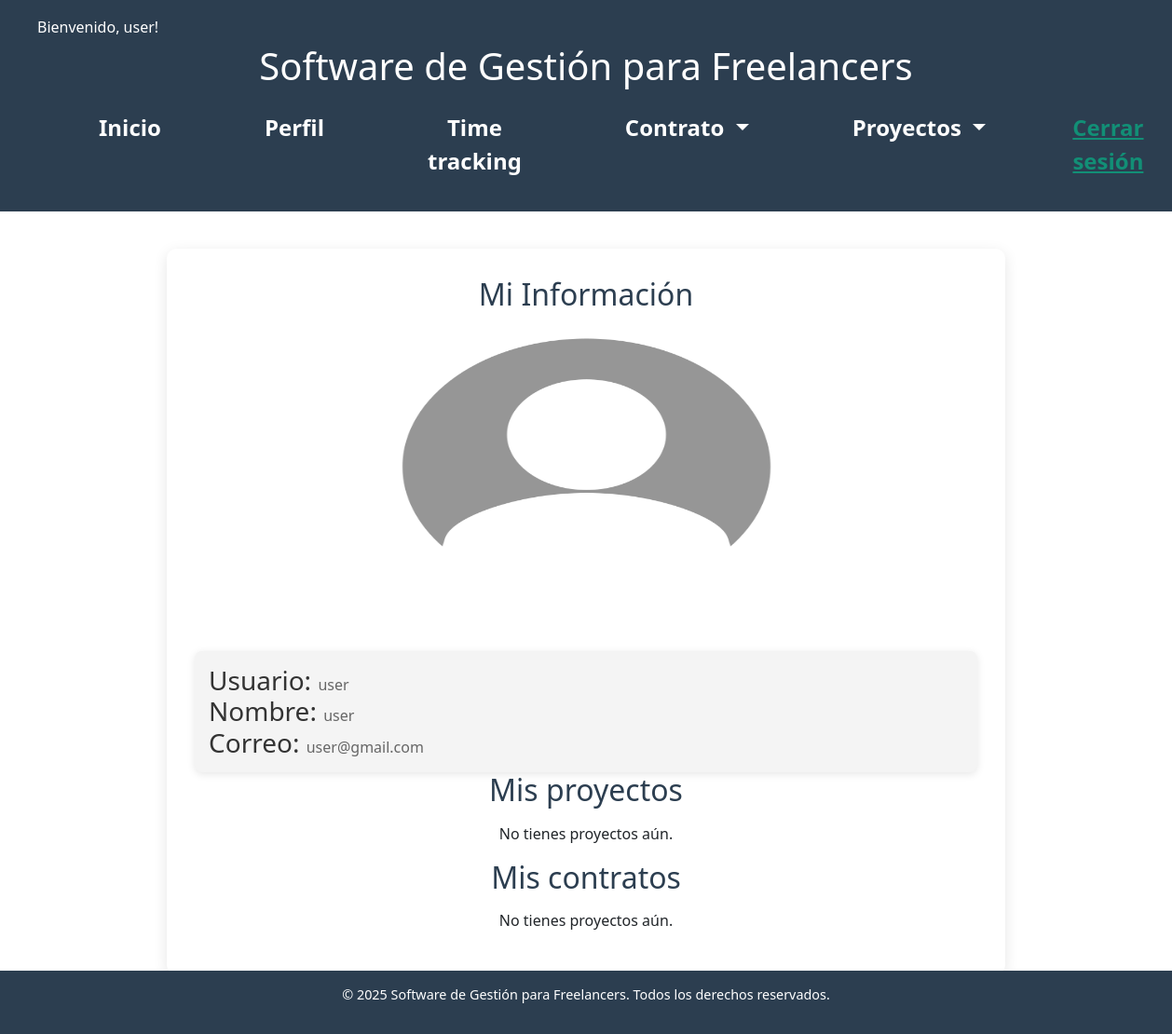
The page /perfil/ (signed in) on the database as committed earlier.
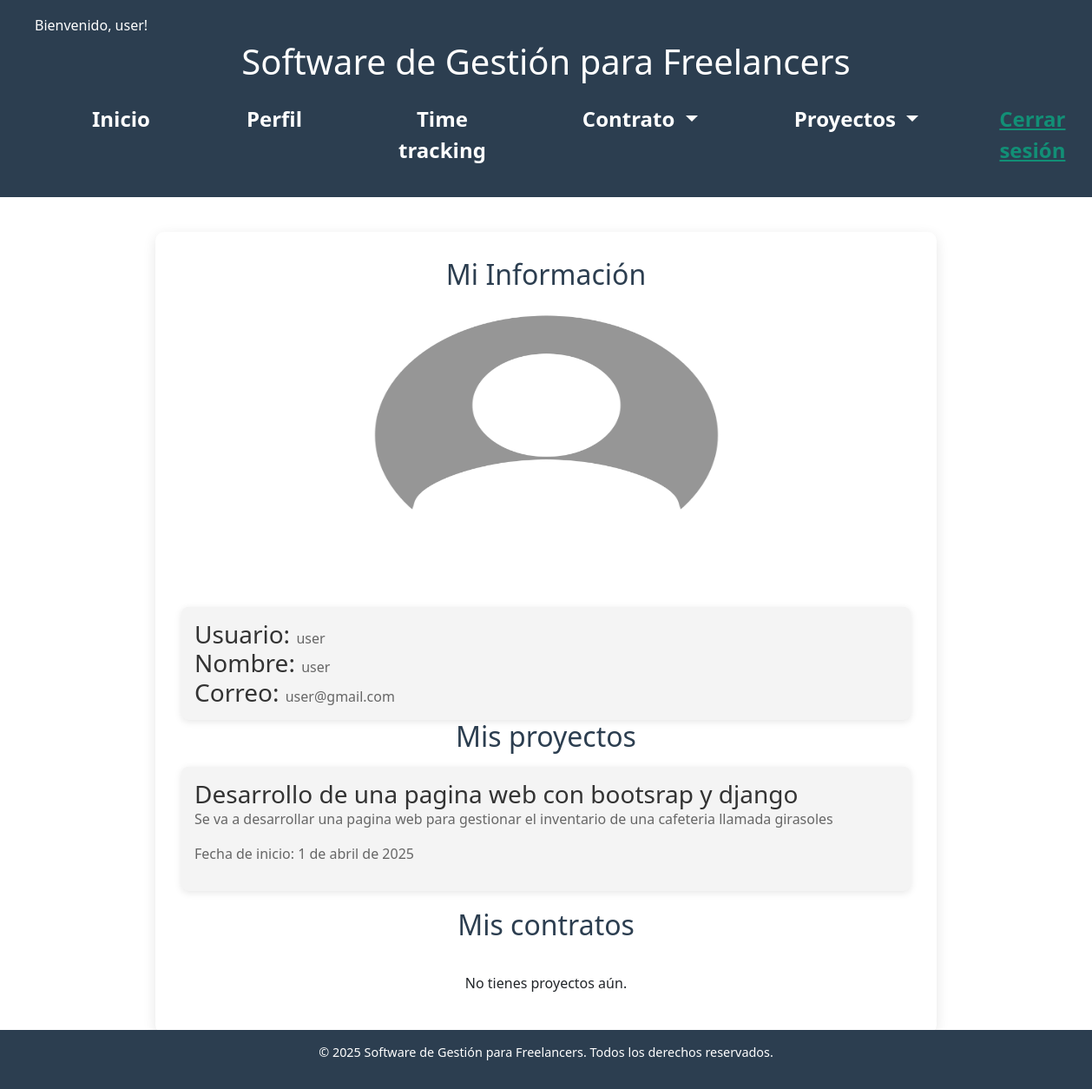
The same page on the database as committed later.
### gestion/models.py (models this page shows, shortened)
class Proyecto(models.Model):
    id_proyecto = models.AutoField(primary_key=True)
    id_usuario = models.ForeignKey(CustomUser, on_delete=models.CASCADE, related_name='proyectos')
    nombre = models.CharField(max_length=100)
    descripcion = models.TextField(blank=True, null=True)
    fecha_inicio = models.DateField()
    fecha_fin = models.DateField()
    fecha_creacion = models.DateTimeField(auto_now_add=True)

### gestion/views.py (the view)
# urls.py: path('perfil/', perfil, name='perfil'),
@login_required
def perfil(request):
    proyectos = Proyecto.objects.filter(id_usuario=request.user)
    gestion_contratos = Contrato.objects.filter(id_usuario=request.user)
    return render(request, 'perfil.html', {"proyectos": proyectos,"contratos": gestion_contratos})

### templates/perfil.html (shortened to what this page needs)
{% extends 'base.html' %}
{% block content %}
{%load static%}
    <section id="perfil">
        <h2>Mi Información</h2>
        <div class="perfil-container">
            <img src="{% static 'img/cuenta.png'%}"  alt="Foto de perfil" class="perfil-img">
            <br>
            <br>
            <div class="proyecto-item" id="proyecto-{{ proyecto.id_proyecto }}">
                <h3 style="display: inline;">Usuario: </h3>
                <p style="display: inline;">{{user.username}}</p>
                <br>
                <h3 style="display: inline;">Nombre: </h3>
                <p style="display: inline;">{{user.nombre}}</p>
                <br>
                <h3 style="display: inline;">Correo: </h3>
                <p style="display: inline;">{{user.email}}</p>
            </div>
            <h2> Mis proyectos</h2>
            <div class="proyecto-container" id="lista-proyectos">
                {% for proyecto in proyectos %}
                <div class="proyecto-item" id="proyecto-{{ proyecto.id_proyecto }}">
                    <h3 style="display: inline;">{{ proyecto.nombre }}</h3>
                    <p>{{ proyecto.descripcion|truncatewords:20 }}</p>
                    <p>Fecha de inicio: {{ proyecto.fecha_inicio }}</p>
                    {% empty %}
                    <p>No tienes proyectos aún.</p>
                    {% endfor %}
                </div>
                <h2> Mis contratos</h2>
                <div class="container">
                    {% for contrato in contratos %}
                    <div class="proyecto-item" id="proyecto-{{ proyecto.id_proyecto }}">
                        <h3 style="display: inline;">{{ contrato.nombre_cliente }}</h3>
                        <p>{{ contrato.descripcion|truncatewords:20 }}</p>
                        <p><strong>Inicio:</strong> {{ contrato.fecha_inicio }} - <strong>Fin:</strong> {{
                            contrato.fecha_fin }}</p>
                        <p>{{ contrato.fecha_creacion }}</p>
                        {% empty %}
                        <p>No tienes proyectos aún.</p>
                        </div>
                        {% endfor %}
                    </div>
    </section>
    <br>
{%endblock%}

Rows that differ between the two databases and show on the page:
added Proyecto: nombre "Desarrollo de una pagina web con bootsrap y django", descripcion "Se va a desarrollar una pagina web para gestionar el inventario de una cafeteria llamada girasoles", fecha_inicio "1 de abril de 2025"
Other text that changed with them:
text no longer shown: "No tienes proyectos aún."
